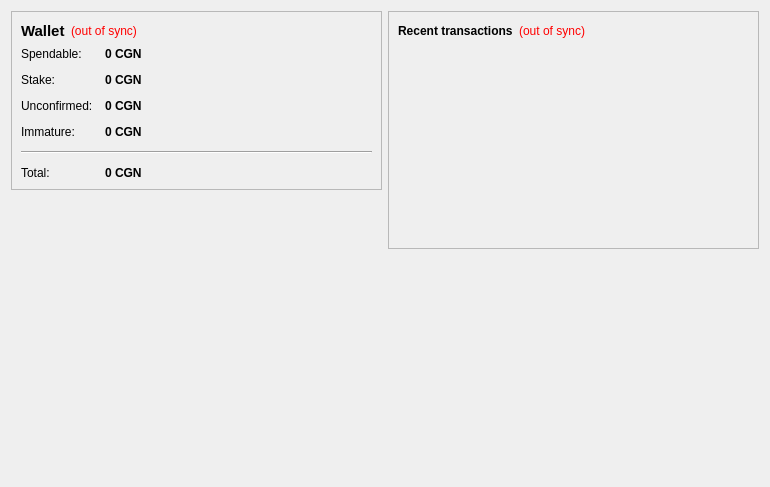
<?xml version="1.0" encoding="UTF-8"?>
<ui version="4.0">
 <class>OverviewPage</class>
 <widget class="QWidget" name="OverviewPage">
  <property name="geometry">
   <rect>
    <x>0</x>
    <y>0</y>
    <width>770</width>
    <height>487</height>
   </rect>
  </property>
  <property name="windowTitle">
   <string>Form</string>
  </property>
  <layout class="QHBoxLayout" name="horizontalLayout" stretch="1,1">
   <item>
    <layout class="QVBoxLayout" name="verticalLayout_2">
     <item>
      <widget class="QFrame" name="frame">
       <property name="frameShape">
        <enum>QFrame::StyledPanel</enum>
       </property>
       <property name="frameShadow">
        <enum>QFrame::Raised</enum>
       </property>
       <layout class="QVBoxLayout" name="verticalLayout_4">
        <item>
         <layout class="QHBoxLayout" name="horizontalLayout_4">
          <item>
           <widget class="QLabel" name="label_5">
            <property name="font">
             <font>
              <pointsize>11</pointsize>
              <weight>75</weight>
              <bold>true</bold>
             </font>
            </property>
            <property name="text">
             <string>Wallet</string>
            </property>
           </widget>
          </item>
          <item>
           <widget class="QLabel" name="labelWalletStatus">
            <property name="toolTip">
             <string>The displayed information may be out of date. Your wallet automatically synchronizes with the KolschCoin network after a connection is established, but this process has not completed yet.</string>
            </property>
            <property name="styleSheet">
             <string notr="true">QLabel { color: red; }</string>
            </property>
            <property name="text">
             <string notr="true">(out of sync)</string>
            </property>
            <property name="alignment">
             <set>Qt::AlignLeading|Qt::AlignLeft|Qt::AlignVCenter</set>
            </property>
           </widget>
          </item>
          <item>
           <spacer name="horizontalSpacer_2">
            <property name="orientation">
             <enum>Qt::Horizontal</enum>
            </property>
            <property name="sizeHint" stdset="0">
             <size>
              <width>40</width>
              <height>20</height>
             </size>
            </property>
           </spacer>
          </item>
         </layout>
        </item>
        <item>
         <layout class="QFormLayout" name="formLayout_2">
          <property name="fieldGrowthPolicy">
           <enum>QFormLayout::AllNonFixedFieldsGrow</enum>
          </property>
          <property name="horizontalSpacing">
           <number>12</number>
          </property>
          <property name="verticalSpacing">
           <number>12</number>
          </property>
          <item row="0" column="0">
           <widget class="QLabel" name="label">
            <property name="text">
             <string>Spendable:</string>
            </property>
           </widget>
          </item>
          <item row="0" column="1">
           <widget class="QLabel" name="labelBalance">
            <property name="font">
             <font>
              <weight>75</weight>
              <bold>true</bold>
             </font>
            </property>
            <property name="cursor">
             <cursorShape>IBeamCursor</cursorShape>
            </property>
            <property name="toolTip">
             <string>Your current spendable balance</string>
            </property>
            <property name="text">
             <string notr="true">0 CGN</string>
            </property>
            <property name="textInteractionFlags">
             <set>Qt::LinksAccessibleByMouse|Qt::TextSelectableByKeyboard|Qt::TextSelectableByMouse</set>
            </property>
           </widget>
          </item>
          <item row="1" column="0">
           <widget class="QLabel" name="label_6">
            <property name="text">
             <string>Stake:</string>
            </property>
           </widget>
          </item>
          <item row="1" column="1">
           <widget class="QLabel" name="labelStake">
            <property name="font">
             <font>
              <weight>75</weight>
              <bold>true</bold>
             </font>
            </property>
            <property name="cursor">
             <cursorShape>IBeamCursor</cursorShape>
            </property>
            <property name="toolTip">
             <string>Total of coins that was staked, and do not yet count toward the current balance</string>
            </property>
            <property name="text">
             <string notr="true">0 CGN</string>
            </property>
            <property name="textInteractionFlags">
             <set>Qt::LinksAccessibleByMouse|Qt::TextSelectableByKeyboard|Qt::TextSelectableByMouse</set>
            </property>
           </widget>
          </item>
          <item row="2" column="0">
           <widget class="QLabel" name="label_3">
            <property name="text">
             <string>Unconfirmed:</string>
            </property>
           </widget>
          </item>
          <item row="2" column="1">
           <widget class="QLabel" name="labelUnconfirmed">
            <property name="font">
             <font>
              <weight>75</weight>
              <bold>true</bold>
             </font>
            </property>
            <property name="cursor">
             <cursorShape>IBeamCursor</cursorShape>
            </property>
            <property name="toolTip">
             <string>Total of transactions that have yet to be confirmed, and do not yet count toward the current balance</string>
            </property>
            <property name="text">
             <string notr="true">0 CGN</string>
            </property>
            <property name="textInteractionFlags">
             <set>Qt::LinksAccessibleByMouse|Qt::TextSelectableByKeyboard|Qt::TextSelectableByMouse</set>
            </property>
           </widget>
          </item>
          <item row="3" column="0">
           <widget class="QLabel" name="labelImmatureText">
            <property name="text">
             <string>Immature:</string>
            </property>
           </widget>
          </item>
          <item row="3" column="1">
           <widget class="QLabel" name="labelImmature">
            <property name="font">
             <font>
              <weight>75</weight>
              <bold>true</bold>
             </font>
            </property>
            <property name="toolTip">
             <string>Mined balance that has not yet matured</string>
            </property>
            <property name="text">
             <string notr="true">0 CGN</string>
            </property>
            <property name="textInteractionFlags">
             <set>Qt::LinksAccessibleByMouse|Qt::TextSelectableByKeyboard|Qt::TextSelectableByMouse</set>
            </property>
           </widget>
          </item>
          <item row="4" column="0" colspan="2">
           <widget class="Line" name="line">
            <property name="orientation">
             <enum>Qt::Horizontal</enum>
            </property>
           </widget>
          </item>
          <item row="5" column="0">
           <widget class="QLabel" name="labelTotalText">
            <property name="text">
             <string>Total:</string>
            </property>
           </widget>
          </item>
          <item row="5" column="1">
           <widget class="QLabel" name="labelTotal">
            <property name="font">
             <font>
              <weight>75</weight>
              <bold>true</bold>
             </font>
            </property>
            <property name="cursor">
             <cursorShape>IBeamCursor</cursorShape>
            </property>
            <property name="toolTip">
             <string>Your current total balance</string>
            </property>
            <property name="text">
             <string notr="true">0 CGN</string>
            </property>
            <property name="textInteractionFlags">
             <set>Qt::LinksAccessibleByMouse|Qt::TextSelectableByKeyboard|Qt::TextSelectableByMouse</set>
            </property>
           </widget>
          </item>
         </layout>
        </item>
       </layout>
      </widget>
     </item>
     <item>
      <spacer name="verticalSpacer">
       <property name="orientation">
        <enum>Qt::Vertical</enum>
       </property>
       <property name="sizeHint" stdset="0">
        <size>
         <width>20</width>
         <height>40</height>
        </size>
       </property>
      </spacer>
     </item>
     <item>
      <widget class="QLabel" name="label_2">
       <property name="autoFillBackground">
        <bool>true</bool>
       </property>
       <property name="text">
        <string/>
       </property>
       <property name="pixmap">
        <pixmap resource="../bitcoin.qrc">:/icons/drmbg</pixmap>
       </property>
       <property name="scaledContents">
        <bool>false</bool>
       </property>
       <property name="margin">
        <number>0</number>
       </property>
      </widget>
     </item>
    </layout>
   </item>
   <item>
    <layout class="QVBoxLayout" name="verticalLayout_3">
     <item>
      <widget class="QFrame" name="frame_2">
       <property name="frameShape">
        <enum>QFrame::StyledPanel</enum>
       </property>
       <property name="frameShadow">
        <enum>QFrame::Raised</enum>
       </property>
       <layout class="QVBoxLayout" name="verticalLayout">
        <item>
         <layout class="QHBoxLayout" name="horizontalLayout_2">
          <item>
           <widget class="QLabel" name="label_4">
            <property name="text">
             <string>&lt;b&gt;Recent transactions&lt;/b&gt;</string>
            </property>
           </widget>
          </item>
          <item>
           <widget class="QLabel" name="labelTransactionsStatus">
            <property name="toolTip">
             <string>The displayed information may be out of date. Your wallet automatically synchronizes with the KolschCoin network after a connection is established, but this process has not completed yet.</string>
            </property>
            <property name="styleSheet">
             <string notr="true">QLabel { color: red; }</string>
            </property>
            <property name="text">
             <string notr="true">(out of sync)</string>
            </property>
            <property name="alignment">
             <set>Qt::AlignRight|Qt::AlignTrailing|Qt::AlignVCenter</set>
            </property>
           </widget>
          </item>
          <item>
           <spacer name="horizontalSpacer">
            <property name="orientation">
             <enum>Qt::Horizontal</enum>
            </property>
            <property name="sizeHint" stdset="0">
             <size>
              <width>40</width>
              <height>20</height>
             </size>
            </property>
           </spacer>
          </item>
         </layout>
        </item>
        <item>
         <widget class="QListView" name="listTransactions">
          <property name="styleSheet">
           <string notr="true">QListView { background: transparent; }</string>
          </property>
          <property name="frameShape">
           <enum>QFrame::NoFrame</enum>
          </property>
          <property name="verticalScrollBarPolicy">
           <enum>Qt::ScrollBarAlwaysOff</enum>
          </property>
          <property name="horizontalScrollBarPolicy">
           <enum>Qt::ScrollBarAlwaysOff</enum>
          </property>
          <property name="selectionMode">
           <enum>QAbstractItemView::NoSelection</enum>
          </property>
         </widget>
        </item>
       </layout>
      </widget>
     </item>
     <item>
      <spacer name="verticalSpacer_2">
       <property name="orientation">
        <enum>Qt::Vertical</enum>
       </property>
       <property name="sizeHint" stdset="0">
        <size>
         <width>20</width>
         <height>40</height>
        </size>
       </property>
      </spacer>
     </item>
    </layout>
   </item>
  </layout>
 </widget>
 <resources/>
 <connections/>
</ui>
